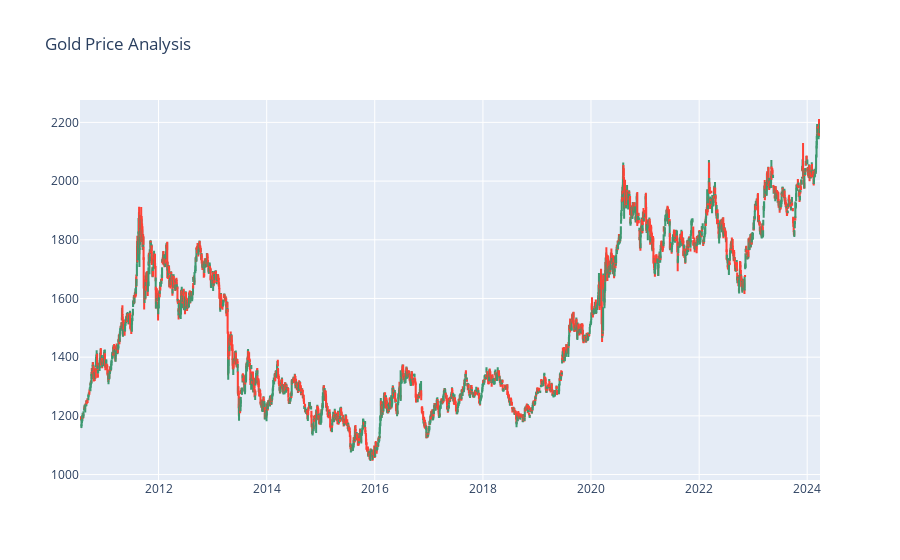

Source (notebook cell):
### Code cell
import plotly.graph_objects as go

# Create a candlestick chart
figure = go.Figure(data=[go.Candlestick(x=data["Date"],
                                        open=data["Open"], 
                                        high=data["High"],
                                        low=data["Low"], 
                                        close=data["Close"])])

# Update layout
figure.update_layout(title="Gold Price Analysis", 
                     xaxis_rangeslider_visible=False)

# Show the plot
figure.show()

### Figure 1 — Plotly figure (JSON) as saved in the notebook; plotly's stock layout.template omitted (floating-point values rounded to 4 significant figures; data arrays with more than 128 entries replaced by an {"elided": "..."} marker saying what was removed)
{"data": [{"close": {"elided": "3444 float values"}, "high": {"elided": "3444 float values"}, "low": {"elided": "3444 float values"}, "open": {"elided": "3444 float values"}, "type": "candlestick", "x": {"elided": "3444 str values"}}], "layout": {"autosize": true, "dragmode": "zoom", "title": {"text": "Gold Price Analysis"}, "xaxis": {"autorange": true, "range": ["2010-07-19 12:00", "2024-03-27 12:00"], "rangeslider": {"visible": false, "yaxis": {}}, "showspikes": false, "type": "date"}, "yaxis": {"autorange": true, "range": [981.5, 2276.0], "showspikes": false}}}
